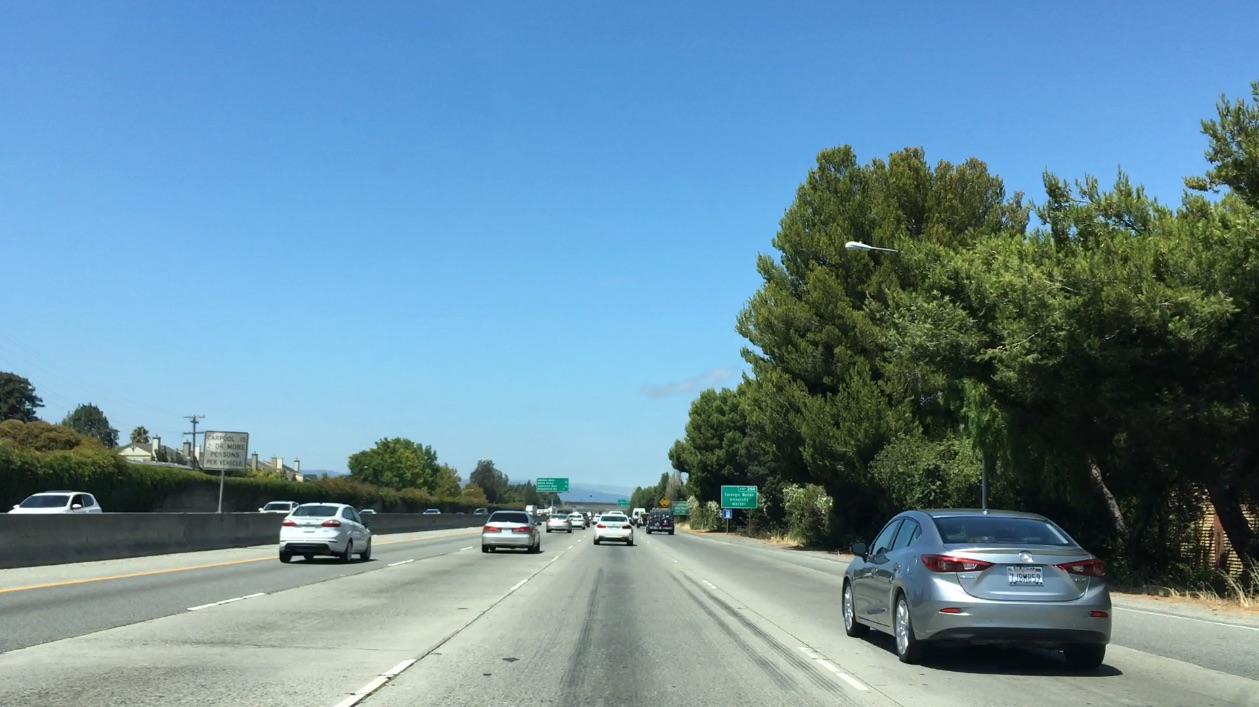
#> input picture CarND-Vehicle-Detection - v1/test_images/bbox-example-image.jpg, 1259 x 707 px; the run also reads 2 pictures not shown here
$ jupyter execute --allow-errors Project5_code_basic.ipynb   (shell and % lines are left out)   (older library calls are emulated)
#> lines starting #> are read from the running program, lines starting #| are printed output that depends on the picture; after the words box and inside, x2 and y2 are one past the last pixel; in counts of white or black regions, pixels touching at a corner belong together
[cell 1]
import numpy as np
import cv2
import matplotlib.pyplot as plt
import matplotlib.image as mpimg

image = mpimg.imread('test_images/bbox-example-image.jpg')
#> image is the input picture: shape (707, 1259, 3); mean R, G, B 104.8, 141, 158.4

# Define a function that takes an image, a list of bounding boxes,
# and optional color tuple and line thickness as inputs
# then draws boxes in that color on the output

def draw_boxes(img, bboxes, color=(255, 0, 0), thick=15):
    # make a copy of the image
#> called with color = (255, 0, 0), thick = 15
    draw_img = np.copy(img)
    # draw each bounding box on your image copy using cv2.rectangle()

    # Iterate through the bounding boxes
    for bbox in bboxes:
        # Draw a rectangle given bbox coordinates
        cv2.rectangle(draw_img, bbox[0], bbox[1], color, thick)
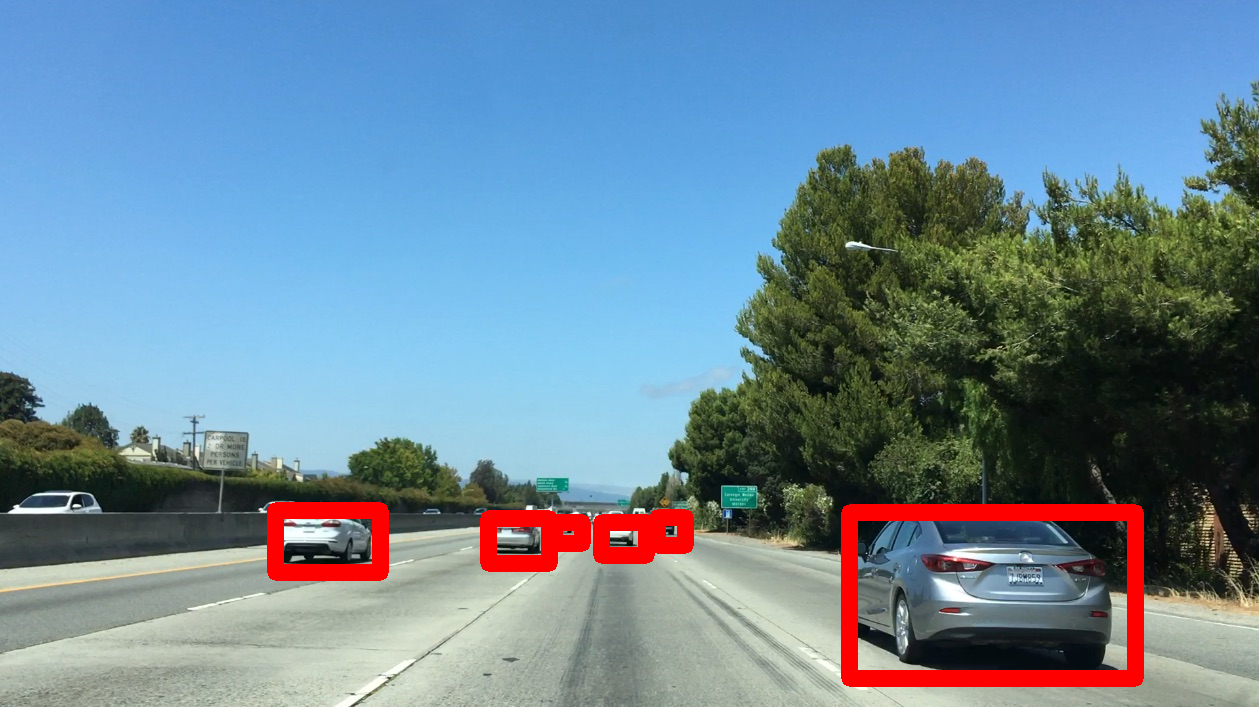
#> draw_img: shape (707, 1259, 3); 3.34% of pixels changed, all inside (x1, y1, x2, y2) = (267, 502, 1144, 687)


    # return the image copy with boxes drawn
    return draw_img # Change this line to return image copy with boxes
# Add bounding boxes in this format, these are just example coordinates.
bboxes = [((275, 572), (380, 510)), ((488, 563), (549, 518)), ((554, 543), (582, 522)),
          ((601, 555), (646, 522)), ((657, 545), (685, 517)), ((849, 678), (1135, 512))]

result = draw_boxes(image, bboxes)
plt.imshow(result)

[cell 2]
image = mpimg.imread('test_images/bbox-example-image.jpg')
#image = mpimg.imread('temp-matching-example-2.jpg')
templist = ['cutout1.jpg', 'cutout2.jpg', 'cutout3.jpg',
            'cutout4.jpg', 'cutout5.jpg', 'cutout6.jpg']

# Here is your draw_boxes function from the previous exercise
# [9 lines left out: function draw_boxes, not called in this run]


# Define a function that takes an image and a list of templates as inputs
# then searches the image and returns the a list of bounding boxes
# for matched templates
def find_matches(img, template_list):
    # Make a copy of the image to draw on
    # Define an empty list to take bbox coords
    bbox_list = []
    # Iterate through template list
    # Read in templates one by one
    # Use cv2.matchTemplate() to search the image
    #     using whichever of the OpenCV search methods you prefer
    # Use cv2.minMaxLoc() to extract the location of the best match
    # Determine bounding box corners for the match
    # Return the list of bounding boxes
    # Define matching method
    # Other options include: cv2.TM_CCORR_NORMED', 'cv2.TM_CCOEFF', 'cv2.TM_CCORR',
    #         'cv2.TM_SQDIFF', 'cv2.TM_SQDIFF_NORMED'
    method = cv2.TM_CCOEFF_NORMED
#> method = 5
    # Iterate through template list
    for temp in template_list:
        # Read in templates one by one
        tmp = mpimg.imread(temp)
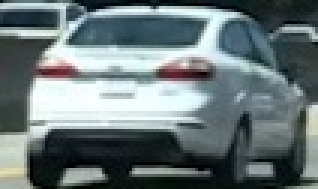
#> input picture CarND-Vehicle-Detection - v1/cutout1.jpg, 106 x 63 px (shown 3 times larger)
#> tmp is the input picture: shape (63, 106, 3); mean R, G, B 105.4, 118.5, 120.3
        # Use cv2.matchTemplate() to search the image
        result = cv2.matchTemplate(img, tmp, method)
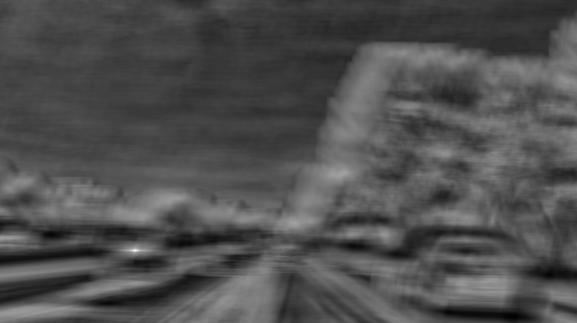
#> result: shape (645, 1154) float32 (shown at 1/2 size); min -0.485, max 0.954, mean -0.036; drawn with min black and max white
        # Use cv2.minMaxLoc() to extract the location of the best match
        min_val, max_val, min_loc, max_loc = cv2.minMaxLoc(result)
#> min_val = -0.485; max_val = 0.954; min_loc = (1025, 633); max_loc = (270, 500)
        # Determine a bounding box for the match
        w, h = (tmp.shape[1], tmp.shape[0])
        if method in [cv2.TM_SQDIFF, cv2.TM_SQDIFF_NORMED]:
            top_left = min_loc
        else:
            top_left = max_loc
#> top_left = (270, 500)
        bottom_right = (top_left[0] + w, top_left[1] + h)
#> bottom_right = (376, 563)
        # Append bbox position to list
        bbox_list.append((top_left, bottom_right))
        # Return the list of bounding boxes


    return bbox_list

#> (the rest of this cell did not finish here and is left out)

[cell 3]
image = mpimg.imread('cutout1.jpg')

# Take histograms in R, G, and B
rhist = np.histogram(image[:,:,0], bins=32, range=(0, 256))
ghist = np.histogram(image[:,:,1], bins=32, range=(0, 256))
bhist = np.histogram(image[:,:,2], bins=32, range=(0, 256))


# Generating bin centers
bin_edges = rhist[1]
#> bin_edges = 33 values from 0 to 256
bin_centers = (bin_edges[1:]  + bin_edges[0:len(bin_edges)-1])/2
#> bin_centers = 32 values from 4 to 252

# Plot a figure with all three bar charts
fig = plt.figure(figsize=(12,3))
plt.subplot(131)
plt.bar(bin_centers, rhist[0])
plt.xlim(0, 256)
plt.title('R Histogram')
plt.subplot(132)
plt.bar(bin_centers, ghist[0])
plt.xlim(0, 256)
plt.title('G Histogram')
plt.subplot(133)
plt.bar(bin_centers, bhist[0])
plt.xlim(0, 256)
plt.title('B Histogram')
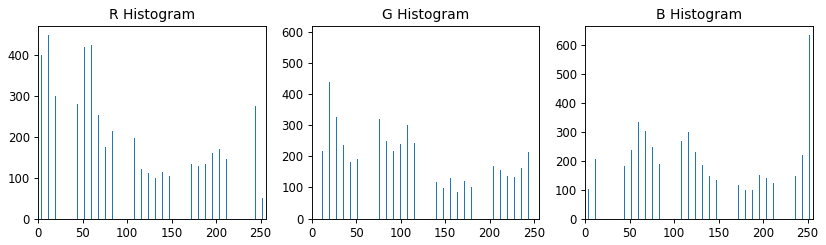
#> figure drawn by matplotlib, 3 panels; panel 1: tallest bar 448 high, from x = 11.6 to 12.4; panel 2: tallest bar 591 high, from x = 251.6 to 252.4; panel 3: tallest bar 634 high, from x = 251.6 to 252.4

[cell 4]
image = mpimg.imread('cutout2.jpg')

# Take histograms in R, G, and B
rhist = np.histogram(image[:,:,0], bins=32, range=(0, 256))
ghist = np.histogram(image[:,:,1], bins=32, range=(0, 256))
bhist = np.histogram(image[:,:,2], bins=32, range=(0, 256))


# Generating bin centers
bin_edges = rhist[1]
bin_centers = (bin_edges[1:]  + bin_edges[0:len(bin_edges)-1])/2

# Plot a figure with all three bar charts
fig = plt.figure(figsize=(12,3))
plt.subplot(131)
plt.bar(bin_centers, rhist[0])
plt.xlim(0, 256)
plt.title('R Histogram')
plt.subplot(132)
plt.bar(bin_centers, ghist[0])
plt.xlim(0, 256)
plt.title('G Histogram')
plt.subplot(133)
plt.bar(bin_centers, bhist[0])
plt.xlim(0, 256)
plt.title('B Histogram')
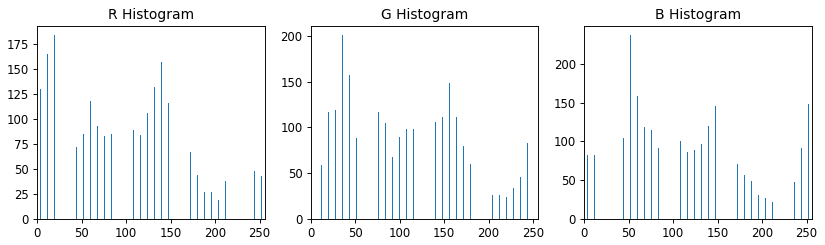
#> figure drawn by matplotlib, 3 panels; panel 2: tallest bar 201 high, from x = 35.6 to 36.4; panel 3: tallest bar 238 high, from x = 51.6 to 52.4

[cell 5]
image = mpimg.imread('cutout3.jpg')

# Take histograms in R, G, and B
rhist = np.histogram(image[:,:,0], bins=32, range=(0, 256))
ghist = np.histogram(image[:,:,1], bins=32, range=(0, 256))
bhist = np.histogram(image[:,:,2], bins=32, range=(0, 256))


# Generating bin centers
bin_edges = rhist[1]
bin_centers = (bin_edges[1:]  + bin_edges[0:len(bin_edges)-1])/2

# Plot a figure with all three bar charts
fig = plt.figure(figsize=(12,3))
plt.subplot(131)
plt.bar(bin_centers, rhist[0])
plt.xlim(0, 256)
plt.title('R Histogram')
plt.subplot(132)
plt.bar(bin_centers, ghist[0])
plt.xlim(0, 256)
plt.title('G Histogram')
plt.subplot(133)
plt.bar(bin_centers, bhist[0])
plt.xlim(0, 256)
plt.title('B Histogram')
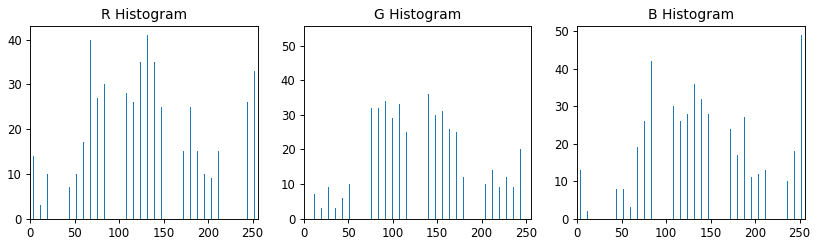
#> figure drawn by matplotlib, 3 panels; panel 1: tallest bar 41 high, from x = 131.6 to 132.4; panel 2: tallest bar 53 high, from x = 251.6 to 252.4; panel 3: tallest bar 49 high, from x = 251.6 to 252.4

[cell 6]
image = mpimg.imread('cutout4.jpg')
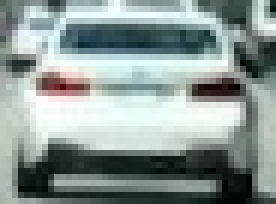
#> input picture CarND-Vehicle-Detection - v1/cutout4.jpg, 46 x 34 px (shown 6 times larger)
#> image is the input picture: shape (34, 46, 3); mean R, G, B 139.7, 153, 148.9

# Take histograms in R, G, and B
rhist = np.histogram(image[:,:,0], bins=32, range=(0, 256))
ghist = np.histogram(image[:,:,1], bins=32, range=(0, 256))
bhist = np.histogram(image[:,:,2], bins=32, range=(0, 256))


# Generating bin centers
bin_edges = rhist[1]
bin_centers = (bin_edges[1:]  + bin_edges[0:len(bin_edges)-1])/2

# Plot a figure with all three bar charts
fig = plt.figure(figsize=(12,3))
plt.subplot(131)
plt.bar(bin_centers, rhist[0])
plt.xlim(0, 256)
plt.title('R Histogram')
plt.subplot(132)
plt.bar(bin_centers, ghist[0])
plt.xlim(0, 256)
plt.title('G Histogram')
plt.subplot(133)
plt.bar(bin_centers, bhist[0])
plt.xlim(0, 256)
plt.title('B Histogram')
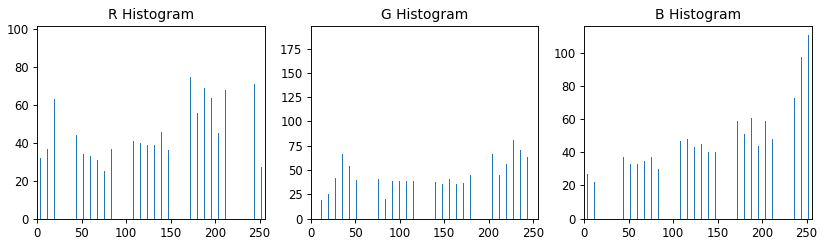
#> figure drawn by matplotlib, 3 panels; panel 1: tallest bar 97 high, from x = 235.6 to 236.4; panel 2: tallest bar 189 high, from x = 251.6 to 252.4; panel 3: tallest bar 111 high, from x = 251.6 to 252.4

[cell 7]
image = mpimg.imread('cutout5.jpg')
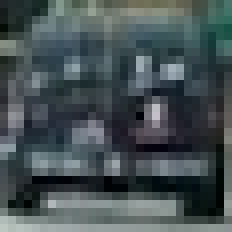
#> input picture CarND-Vehicle-Detection - v1/cutout5.jpg, 29 x 29 px (shown 8 times larger)
#> image is the input picture: shape (29, 29, 3); mean R, G, B 70.5, 81.7, 84.4

# Take histograms in R, G, and B
rhist = np.histogram(image[:,:,0], bins=32, range=(0, 256))
ghist = np.histogram(image[:,:,1], bins=32, range=(0, 256))
bhist = np.histogram(image[:,:,2], bins=32, range=(0, 256))


# Generating bin centers
bin_edges = rhist[1]
bin_centers = (bin_edges[1:]  + bin_edges[0:len(bin_edges)-1])/2

# Plot a figure with all three bar charts
fig = plt.figure(figsize=(12,3))
plt.subplot(131)
plt.bar(bin_centers, rhist[0])
plt.xlim(0, 256)
plt.title('R Histogram')
plt.subplot(132)
plt.bar(bin_centers, ghist[0])
plt.xlim(0, 256)
plt.title('G Histogram')
plt.subplot(133)
plt.bar(bin_centers, bhist[0])
plt.xlim(0, 256)
plt.title('B Histogram')
#> (the rest of the program and of its run is left out)
